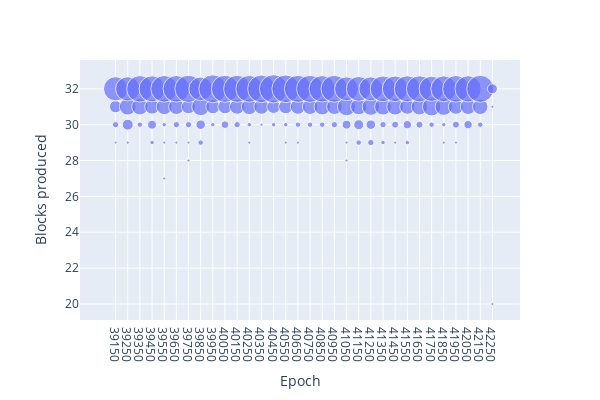

Source (notebook cell):
### Markdown cell above
## Proposed blocks count

### Code cell
bucket_size = 100
df3["bucket"] = np.floor_divide(df3["epoch"], bucket_size)
df3["n_bxs"] = 1
df_bucket = df3[["bucket", "block_count", "n_bxs"]].groupby(["bucket", "block_count"]).sum("n_bxs").reset_index()
df_bucket["epoch"] = df_bucket["bucket"] * bucket_size + bucket_size / 2.0

fig = px.scatter(df_bucket, x = 'epoch', y = 'block_count', size = 'n_bxs', width=600, height=400, labels={ "block_count": "Blocks produced", "epoch": "Epoch", "n_bxs": "Count" })
fig.update_layout(xaxis=dict(
    tickmode = 'array',
    tickvals = df_bucket['epoch'],
    ticktext = [str(int(s)) for s in df_bucket['epoch']]
))
